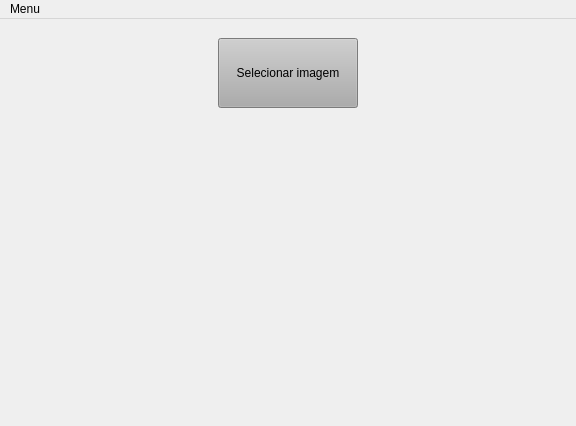
<?xml version="1.0" encoding="UTF-8"?>
<ui version="4.0">
 <class>MainWindow</class>
 <widget class="QMainWindow" name="MainWindow">
  <property name="geometry">
   <rect>
    <x>0</x>
    <y>0</y>
    <width>576</width>
    <height>426</height>
   </rect>
  </property>
  <property name="windowTitle">
   <string>MainWindow</string>
  </property>
  <widget class="QWidget" name="centralwidget">
   <layout class="QVBoxLayout" name="verticalLayout_2">
    <item>
     <layout class="QVBoxLayout" name="verticalLayout">
      <item>
       <layout class="QHBoxLayout" name="horizontalLayout_2">
        <item>
         <widget class="QPushButton" name="select_button">
          <property name="minimumSize">
           <size>
            <width>50</width>
            <height>70</height>
           </size>
          </property>
          <property name="maximumSize">
           <size>
            <width>140</width>
            <height>50</height>
           </size>
          </property>
          <property name="styleSheet">
           <string notr="true">background-color: rgb(172, 172, 172);</string>
          </property>
          <property name="text">
           <string>Selecionar imagem</string>
          </property>
          <property name="shortcut">
           <string>Return</string>
          </property>
         </widget>
        </item>
       </layout>
      </item>
      <item>
       <widget class="QLabel" name="result_label">
        <property name="text">
         <string>&lt;html&gt;&lt;head/&gt;&lt;body&gt;&lt;p align=&quot;center&quot;&gt;&lt;br/&gt;&lt;/p&gt;&lt;p align=&quot;center&quot;&gt;&lt;br/&gt;&lt;/p&gt;&lt;/body&gt;&lt;/html&gt;</string>
        </property>
        <property name="textFormat">
         <enum>Qt::RichText</enum>
        </property>
        <property name="alignment">
         <set>Qt::AlignCenter</set>
        </property>
        <property name="wordWrap">
         <bool>false</bool>
        </property>
        <property name="textInteractionFlags">
         <set>Qt::LinksAccessibleByMouse|Qt::TextSelectableByKeyboard|Qt::TextSelectableByMouse</set>
        </property>
       </widget>
      </item>
     </layout>
    </item>
   </layout>
  </widget>
  <widget class="QMenuBar" name="menuBar">
   <property name="geometry">
    <rect>
     <x>0</x>
     <y>0</y>
     <width>576</width>
     <height>20</height>
    </rect>
   </property>
   <widget class="QMenu" name="menu_return">
    <property name="title">
     <string>Menu</string>
    </property>
    <addaction name="action_return"/>
   </widget>
   <addaction name="menu_return"/>
  </widget>
  <action name="action_return">
   <property name="text">
    <string>Voltar</string>
   </property>
  </action>
 </widget>
 <resources/>
 <connections/>
</ui>
